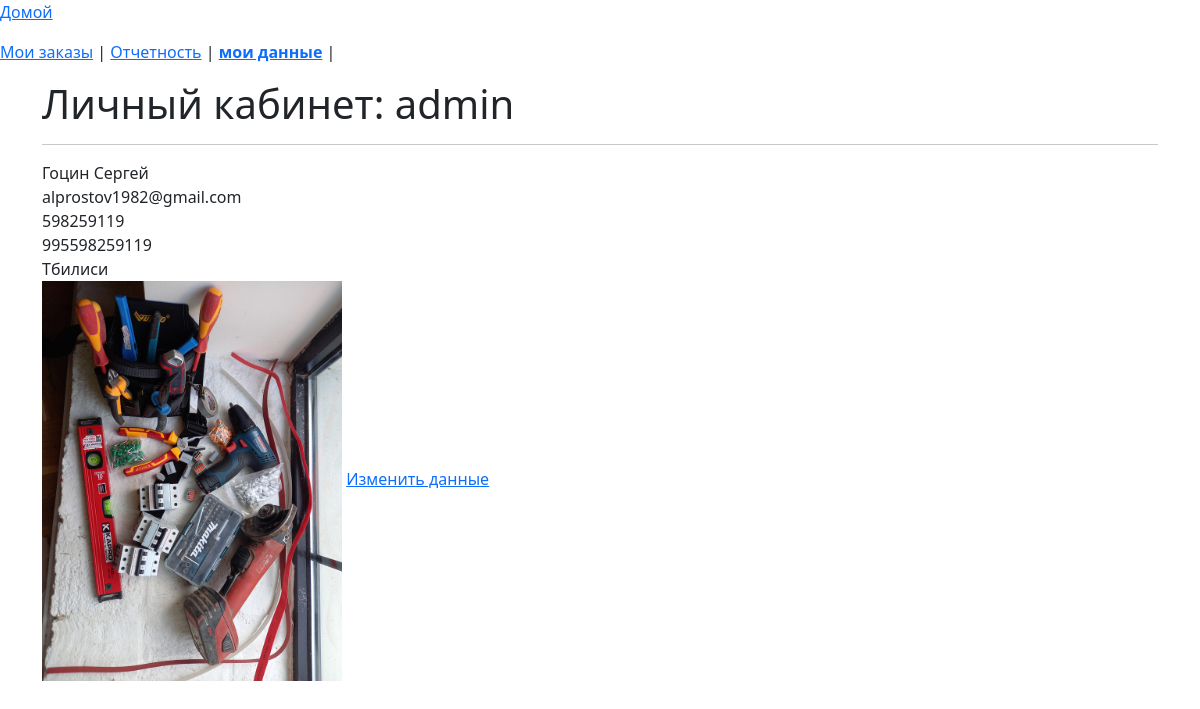
Before: /user/51 with the older database file.
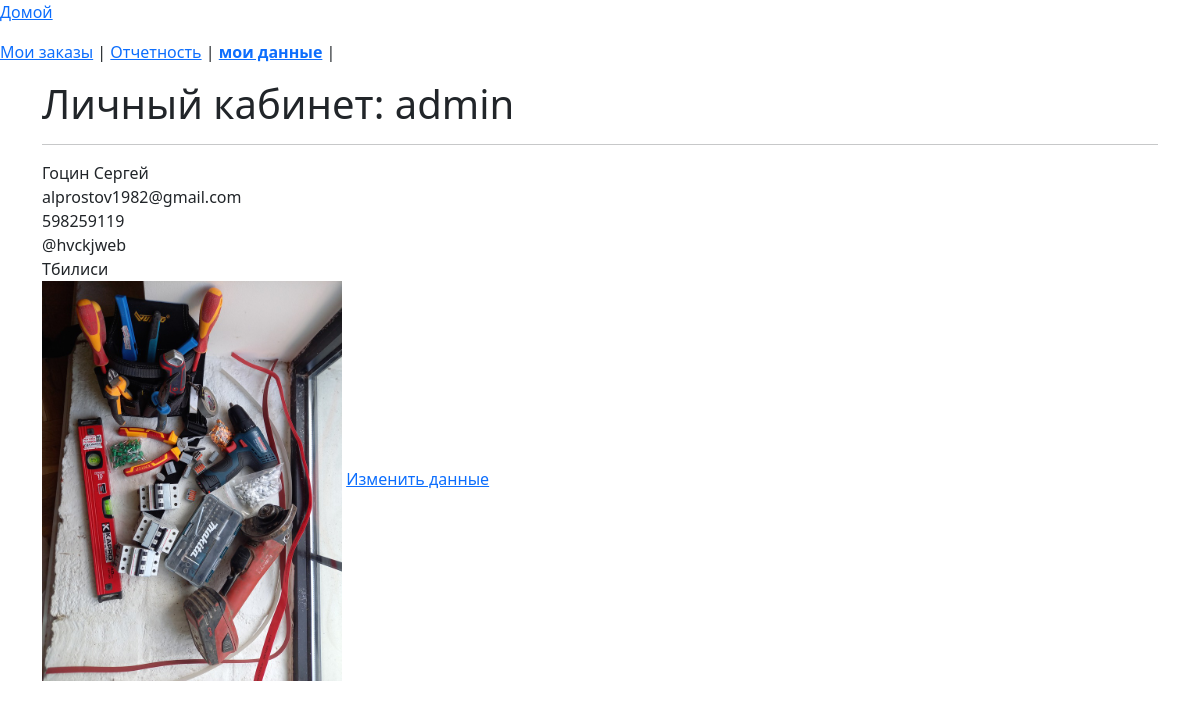
After: the same page with the newer database file.
### app_site/models.py (models this page shows, shortened)
class RepairerList(models.Model):
    phone = models.CharField(validators=[phoneNumberRegex], max_length=16, unique=True, verbose_name='Телефон',
                             null=True, blank=True,)
    telegram = models.CharField(max_length=25, unique=True, verbose_name='Телеграм',
                             null=True, blank=True, )
    city = models.CharField(max_length=2, choices=CITY_CHOICES, default='TB')
    profile = models.CharField(max_length=1500, null=True, blank=True, verbose_name='О себе:')
    foto = models.ImageField(upload_to="images/", null=True, blank=True, verbose_name='Фотография:')
    rating_sum = models.IntegerField(default=0, blank=True, null=True)
    rating_num = models.IntegerField(default=0, blank=True, null=True)
    user = models.OneToOneField(User, on_delete=models.CASCADE, blank=True, null=True)
    class Meta:
        verbose_name = 'Мастера'
        verbose_name_plural = 'Мастера'

### app_site/views.py (the view)
# urls.py: path('user/<int:pk>', UserDetailInformation.as_view(), name='user'),
class UserDetailInformation(DetailView):
    model = User
    template_name = 'repaier_update.html'
    form_class = UserRegisterForm
    success_url = reverse_lazy('')
    context_object_name = 'user'
    def get_context_data(self, **kwargs):
        context = super().get_context_data(**kwargs)
        context['profile'] = RepairerList.objects.get(user=self.object)
        return context

### app_site/templatetags/custom_filters.py (called while the page is built)
@register.filter()
def choice_tag(value, A):
    try:
        if A == 'city':
            a = dict(CITY_CHOICES)
        elif A == 'status_order':
            a = dict(ORDER_STATUS)
        elif A == 'month':
            a = dict(MONTH)
        elif A == 'work_type':
            a = dict(WORK_CHOICES)
        return f'{a[value]}'
    except KeyError:
        return f''

### templates/repaier_update.html (shortened to what this page needs)
{% extends 'flatpages/default_user.html' %}
{% load custom_filters %}
{% load custom_tags %}
{% block body %}
<hr>
{{ user.last_name }}
{{ user.first_name }}<br>
{{ user.email }}<br>
{{ profile.phone }}<br>
{{ profile.telegram }}<br>
{{ profile.city|choice_tag:'city' }}<br>
<img src="../media/{{ profile.foto|default:'images/1.jpg' }}" width="300">
<a href="{% url 'update-user' profile.pk %}">Изменить данные</a>
{% endblock body %}

### templates/flatpages/default_user.html (shortened to what this page needs)
{% load static %}
<!doctype html>
<html lang="en">
  <head>
    <link href="https://cdn.jsdelivr.net/npm/bootstrap@5.3.0/dist/css/bootstrap.min.css" rel="stylesheet">
  </head>
  <body>
<p><a href="{% url 'home' %}" >Домой</a></p>
{% url 'list_order' as the_url1 %}
{% url 'stat' as the_url2 %}
{% url 'user' request.user.id as the_url3 %}
<p>
{% if the_url1 in request.get_full_path  %}
<a href="{{ the_url1 }}"><b>Мои заказы</b></a> |
{% else %}
<a href="{{ the_url1 }}">Мои заказы</a> |
{% endif %}
{% if the_url2 in request.get_full_path  %}
<a href="{{ the_url2 }}"><b>Отчетность</b></a> |
{% else %}
<a href="{{ the_url2 }}">Отчетность</a> |
{% endif %}
{% if the_url3 in request.get_full_path  %}
<a href="{{ the_url3 }}"><b>мои данные</b></a> |
{% else %}
<a href="{{ the_url3 }}">мои данные</a> |
{% endif %}
</p>
<div class="container">
<h1 class="test">Личный кабинет: {{ user.username }}</h1>
{% block body %}
{% endblock body%}
</div>
  </body>
</html>

Changed rows visible on the page:
changed RepairerList "Тбилиси": telegram "995598259119" → "@hvckjweb"
